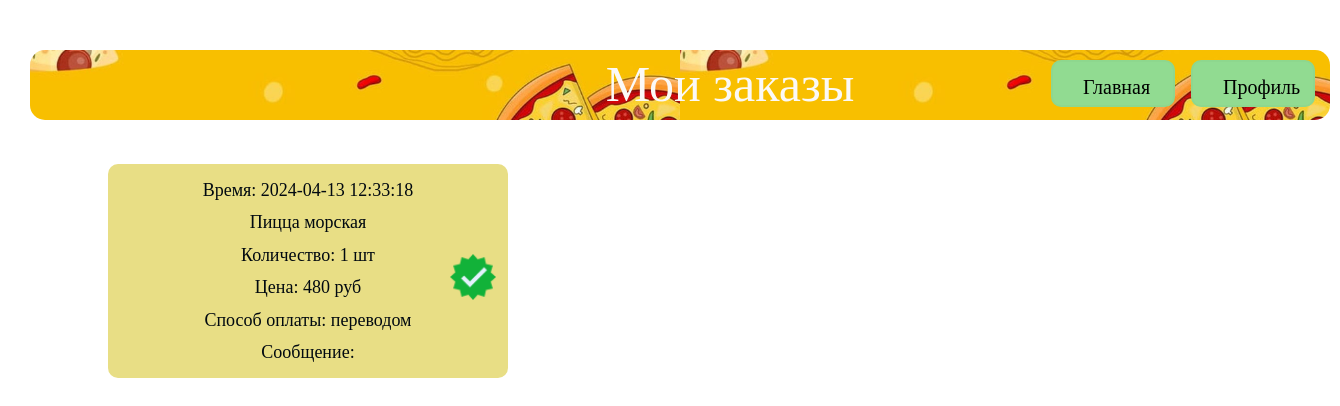
Page /user_profile/bad1992/orders/ (signed in) on the earlier database version.
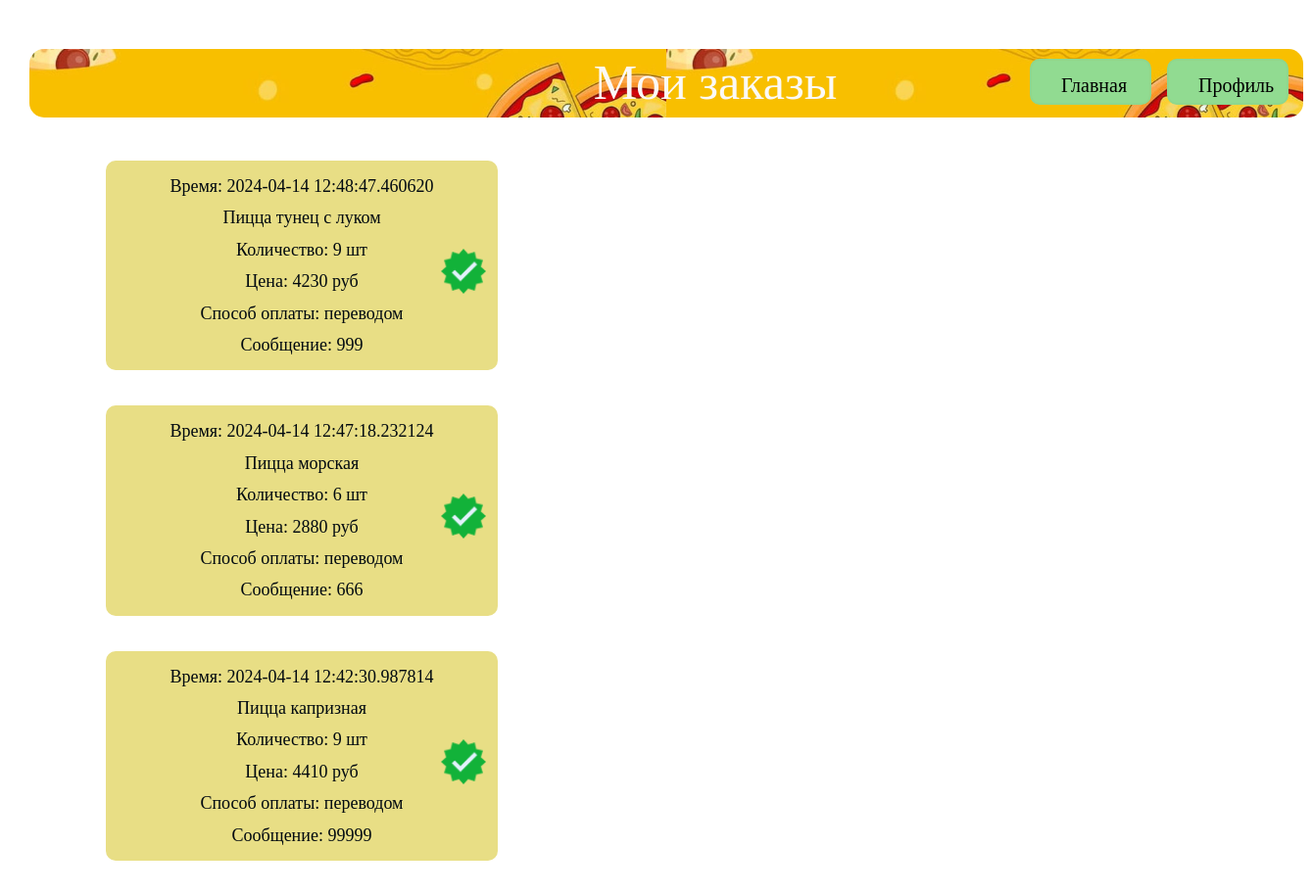
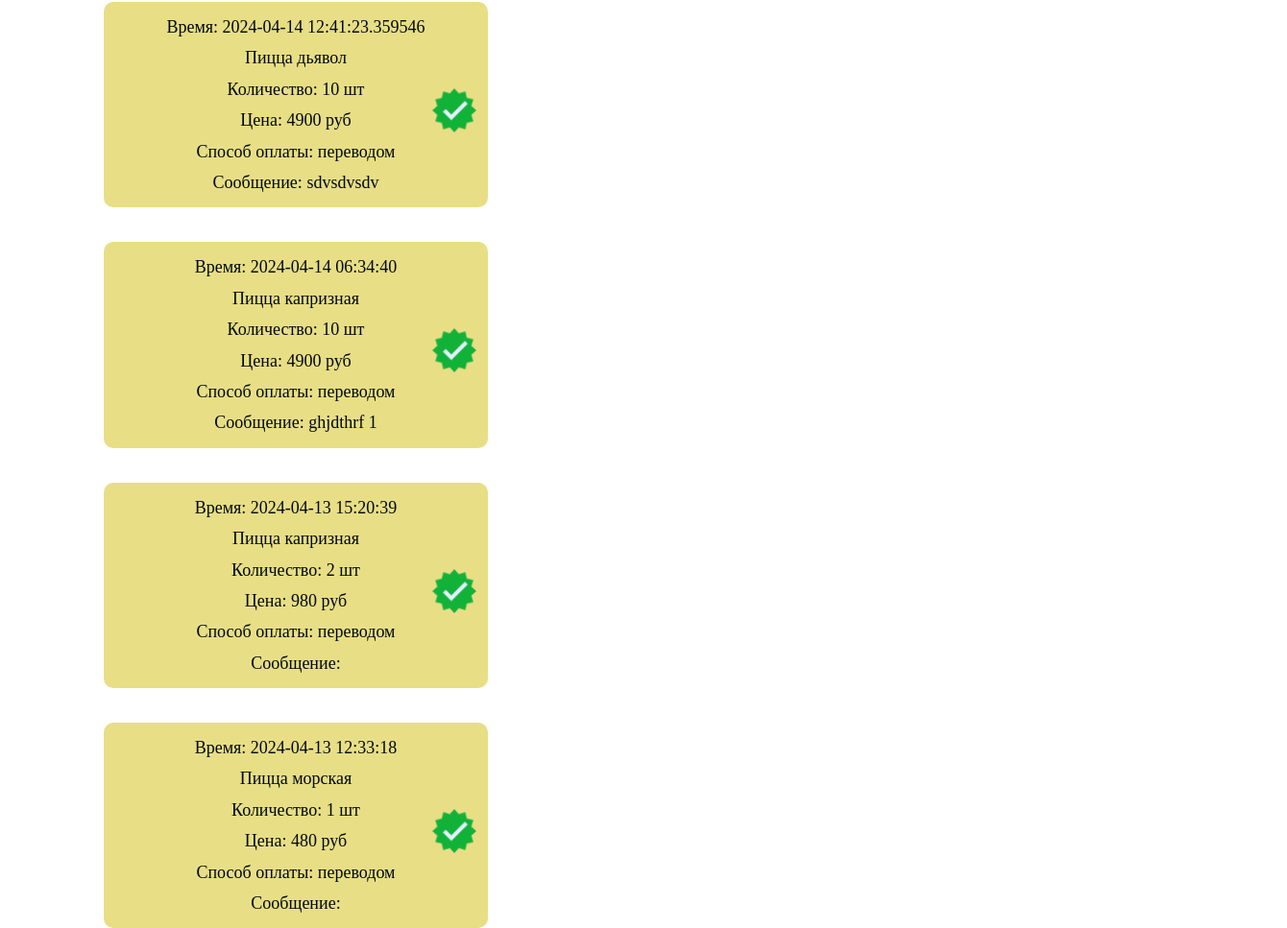
Same page on the later database version (2 pictures, top to bottom).
### models.py (models this page shows, shortened)
class Order(db.Model):
    id = db.Column(db.Integer, primary_key=True)
    user_id = db.Column(db.Integer, db.ForeignKey('user.id'), nullable=False)
    product_id = db.Column(db.Integer, db.ForeignKey('products.id'), nullable=False)
    time_buy = db.Column(db.DateTime, default=datetime.now().replace (microsecond=0))
    quantity = db.Column(db.Integer, default=1)
    total_price = db.Column(db.Integer)
    message = db.Column(db.String(200))
    type_payment = db.Column(db.String(20))
    user = db.relationship("User", back_populates="orders")
    product = db.relationship("Products", back_populates="orders")

class Products(db.Model):
    id = db.Column(db.Integer, primary_key=True)
    product_name = db.Column(db.String(100), unique=True, nullable=False)
    descriptions = db.Column(db.String(300), nullable=True)
    price = db.Column(db.Integer, nullable=False)
    orders = db.relationship("Order", back_populates="product")
    basket_product = db.relationship("UserBasket", back_populates="product_basket")

### views.py (the view)
@app.route('/user_profile/<username>/orders/', methods=['GET', 'POST'])
@login_required
def user_orders(username):
    user_orders = Order().query.filter_by(user_id=current_user.id).order_by(desc(Order.time_buy))
    empty = [order.id for order in user_orders]
    return render_template('user_orders.html', username=username,
                           orders=user_orders, empty=empty)

### views.py (called while the page is built)
@login_manager.user_loader
def load_user(user_id):
    return db.session.query(User).get(user_id)

### templates/user_orders.html (shortened to what this page needs)
<!DOCTYPE html>
<html lang="en">
<head>
    <link type="text/css" href="{{ url_for('static', filename='css/user_orders.css')}}" rel="stylesheet" />
</head>
<header>
    <div class="header">
        <a href="{{ url_for('user_profile', username=username) }}" id="login">Профиль</a>
        <a href="{{ url_for('index') }}" id="basket">Главная</a>
        <p id="name_orders">Мои заказы</p>
    </div>
</header>
<body>
    <br><br>
    {% if empty|length > 0 %}
        {% for order in orders %}
            <div class="content_orders">
                <p class="icon"></p>
                <p> Время: {{ order.time_buy }}</p>
                <p> Пицца {{ order.product.product_name }}</p>
                <p> Количество: {{ order.quantity }} шт</p>
                <p> Цена: {{ order.total_price }} руб</p>
                <p> Способ оплаты: {{ order.type_payment }}</p>
                <p> Сообщение: {{ order.message }} </p>
            </div>
            <br><br>
        {% endfor %}
    {% else %}
        <div id="basket_empty">
            <div id="icon"></div>
            <p id="shopping">Нет заказов</p>
        </div>
    {% endif %}
</body>
</html>

### static/css/user_orders.css (style rules this page uses)
body { background-image: url("https://mobimg.b-cdn.net/v3/fetch/d0/d0e45034fed282d858254cf36879fa14.jpeg?w=1470&r=0.5625"); }
.header { position: absolute; top: 50px; left: 30px; width: 1300px; height: 70px; background-color: white; border-radius: 15px; background-image: url("../img/index_page/header.jpg"); background-size: 50%, cover; }
#login { position: absolute; top: 10px; right: 15px; width: 60px; height: 15px; text-align: center; font-size: 20px; color: black; background-color: rgb(145, 219, 145); text-decoration: none; user-select: none; border: 2px solid rgb(142, 215, 142); border-radius: 10px; padding: .7em 1.5em; outline: none; }
#basket { position: absolute; top: 10px; right: 155px; width: 60px; height: 15px; text-align: center; font-size: 20px; color: black; background-color: rgb(145, 219, 145); text-decoration: none; user-select: none; border: 2px solid rgb(142, 215, 142); border-radius: 10px; padding: .7em 1.5em; outline: none; }
#name_orders { position: absolute; top:-45px; text-align: center; font-size: 50px; color: rgb(251, 249, 247); left: 550px; width: 300px; height: 20px; }
.content_orders { position: relative; top: 120px; left: 100px; width: 400px; text-align:center; font-size: 18px; line-height: 0.8; padding-top: 1px; padding-bottom: 1px; color: rgb(1, 9, 16); border-radius: 10px; background-color: rgb(232, 222, 133); }
.icon { position: absolute; top: 70px; right: 10px; width: 50px; height: 50px; border-radius: 20px; background-image: url("../img/icons/done.png"); background-size: 100%, cover; }

Differences in the rows shown:
added Order: time_buy "2024-04-14 12:48:47.460620", product.product_name "тунец с луком", quantity "9", total_price "4230", type_payment "переводом", message "999"
added Order: time_buy "2024-04-14 12:47:18.232124", product.product_name "морская", quantity "6", total_price "2880", type_payment "переводом", message "666"
added Order: time_buy "2024-04-14 12:42:30.987814", product.product_name "капризная", quantity "9", total_price "4410", type_payment "переводом", message "99999"
added Order: time_buy "2024-04-14 12:41:23.359546", product.product_name "дьявол", quantity "10", total_price "4900", type_payment "переводом", message "sdvsdvsdv"
added Order: time_buy "2024-04-14 06:34:40", product.product_name "капризная", quantity "10", total_price "4900", type_payment "переводом", message "ghjdthrf 1"
added Order: time_buy "2024-04-13 15:20:39", product.product_name "капризная", quantity "2", total_price "980", type_payment "переводом"
